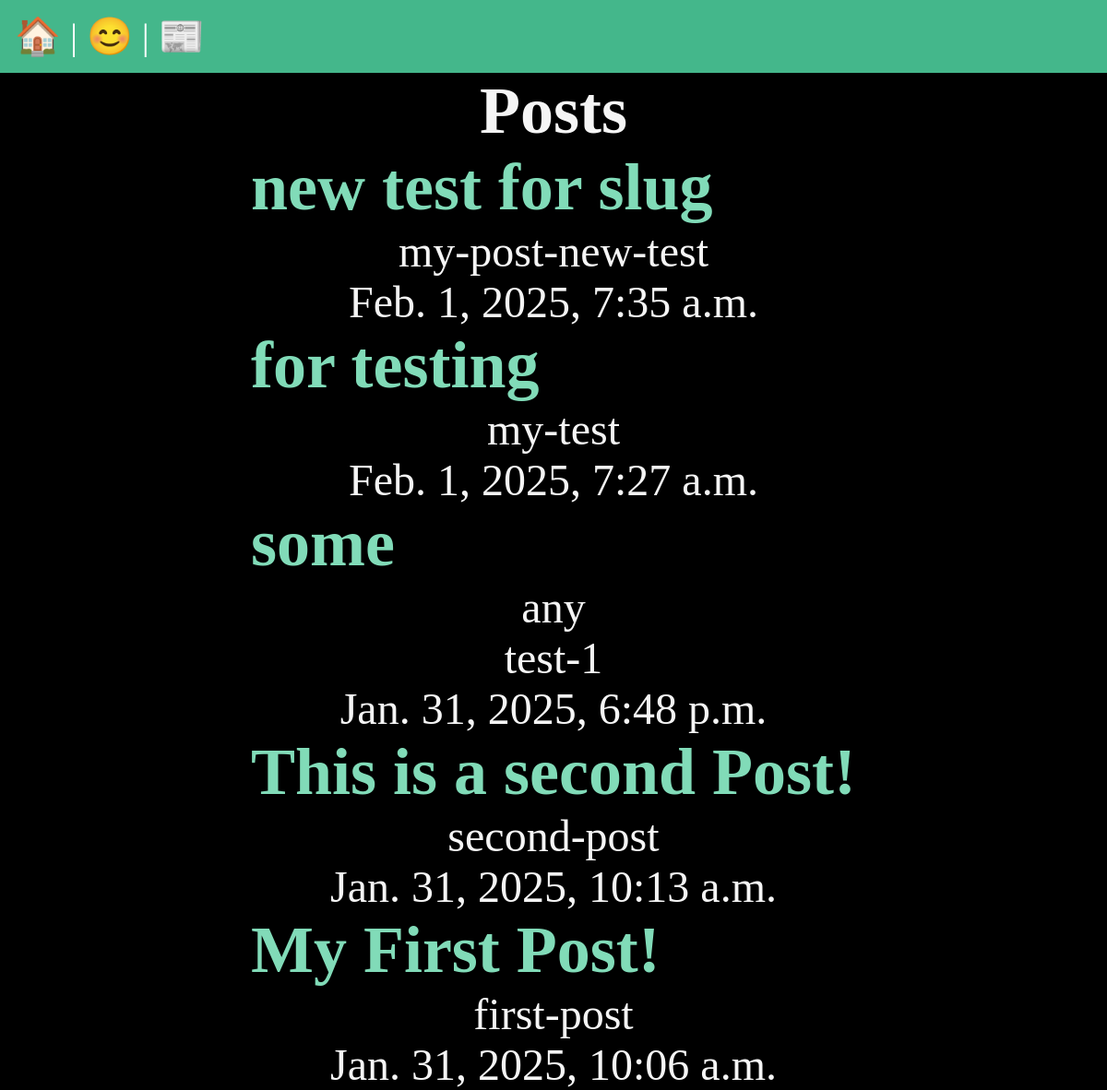
/posts/, run on the app's committed database.
### posts/models.py (models this page shows, shortened)
class Post(models.Model):
    title = models.CharField(max_length=75)
    body = models.TextField(blank=True, null=True, verbose_name='description')
    slug = models.SlugField(blank=False, null=False)
    date = models.DateTimeField(auto_now_add=True)
    banner = models.ImageField(default='fallback.png', blank=True)
    class Meta:
        verbose_name = 'My Post'

### posts/views.py (the view)
# urls.py: path('', views.posts_list, name='list'),
def posts_list(request):
    posts = Post.objects.all().order_by('-date')
    return render(request, 'posts/posts_list.html', {'posts': posts})

### posts/templates/posts/posts_list.html (shortened to what this page needs)
{% extends "layout.html" %}
{% block content %}
<section>
    <h1>Posts</h1>
    {% for post in posts %}
    <article class="post">
        <h2>
            <a href="{% url 'posts:page' slug=post.slug %}">
                {{post.title}}
            </a>
        </h2>
        <p>{{post.body}}</p>
        <p>{{post.slug}}</p>
        <p>{{post.date}}</p>
    {% endfor %}
</section>
{% endblock %}

### templates/layout.html (shortened to what this page needs)
<!DOCTYPE html>
<html lang="en">
  {% load static %}
  <head>
    <link rel="stylesheet" href="{% static 'css/style.css' %}" />
  </head>
  <body>
    <nav>
      <a href="/">🏠</a> |
      <a href="/about">😊</a> |
      <a href="{% url 'posts:list' %}">📰</a>
    </nav>
    <main>{% block content %}{% endblock %}</main>
  </body>
</html>

### static/css/style.css (style rules this page uses)
* { margin: 0; padding: 0; box-sizing: border-box; }
body { min-height: 100vh; background-color: black; color: whitesmoke; font-size: 3rem; display: flex; flex-flow: column; }
nav { padding: 1rem; background-color: #44B78B; color: white; font-size: 2.5rem; }
main { flex-grow: 1; display: grid; place-content: center; }
h1, p { text-align: center; }
a { text-decoration: none; color: #81dbb8; }

### data on the page
Post: title "new test for slug", slug "my-post-new-test", date "Feb. 1, 2025, 7:35 a.m."
Post: title "for testing", slug "my-test", date "Feb. 1, 2025, 7:27 a.m."
Post: title "some", body "any", slug "test-1", date "Jan. 31, 2025, 6:48 p.m."
Post: title "This is a second Post!", slug "second-post", date "Jan. 31, 2025, 10:13 a.m."
Post: title "My First Post!", slug "first-post", date "Jan. 31, 2025, 10:06 a.m."
